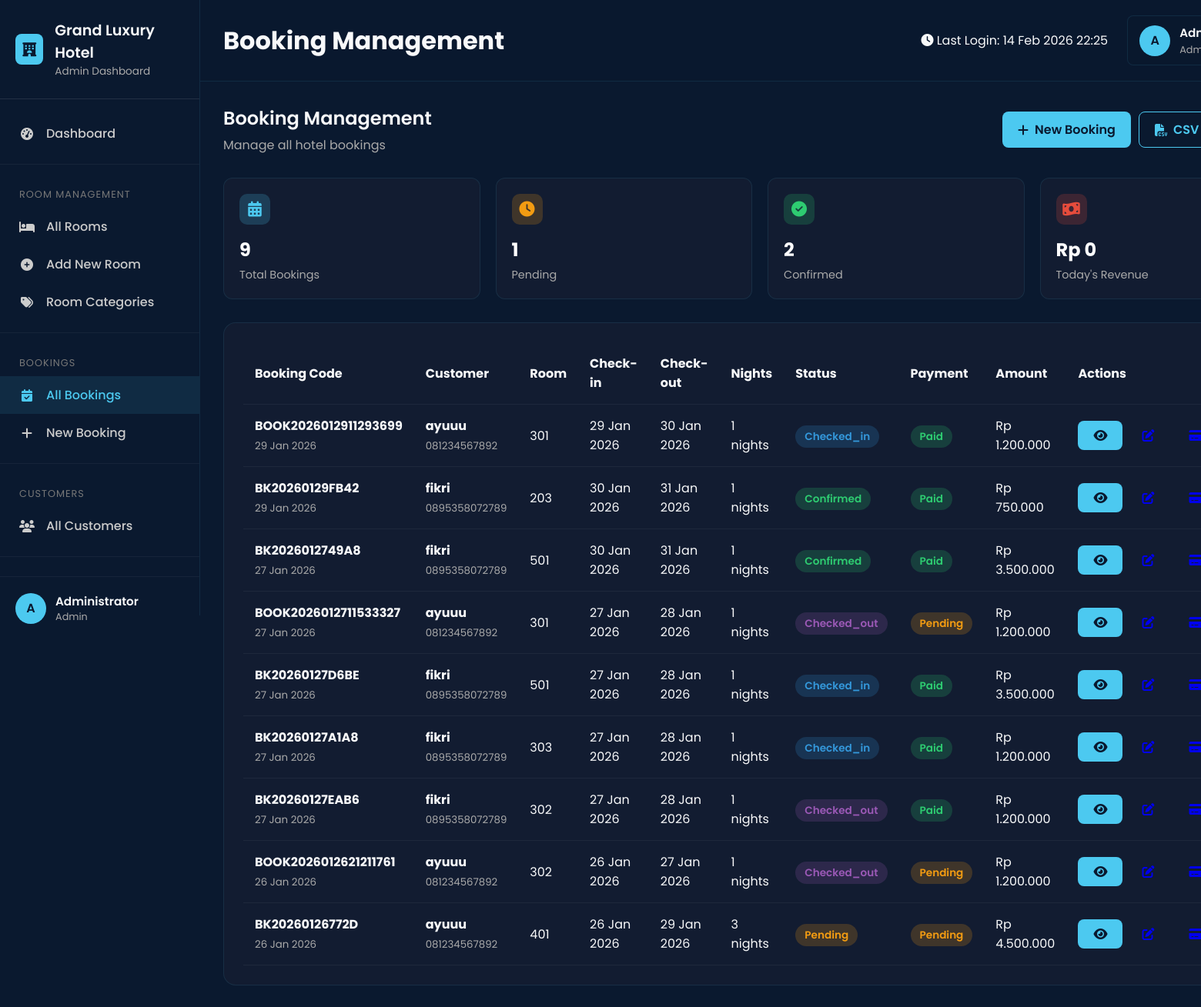
The app's page /admin/bookings.php (signed in) with its own data.
### tables this page shows
CREATE TABLE `settings` (
  `id` int(11) NOT NULL,
  `setting_key` varchar(100) NOT NULL,
  `setting_value` text DEFAULT NULL,
  `setting_group` varchar(50) DEFAULT 'general',
  `description` text DEFAULT NULL,
  `created_at` timestamp NOT NULL DEFAULT current_timestamp(),
  `updated_at` timestamp NOT NULL DEFAULT current_timestamp() ON UPDATE current_timestamp()
);

CREATE TABLE `bookings` (
  `id` int(11) NOT NULL,
  `booking_code` varchar(20) NOT NULL,
  `user_id` int(11) NOT NULL,
  `room_id` int(11) NOT NULL,
  `check_in` date NOT NULL,
  `check_out` date NOT NULL,
  `total_nights` int(11) NOT NULL,
  `adults` int(11) DEFAULT 1,
  `children` int(11) DEFAULT 0,
  `total_price` decimal(10,2) NOT NULL,
  `discount_amount` decimal(10,2) DEFAULT 0.00,
  `final_price` decimal(10,2) NOT NULL,
  `special_requests` text DEFAULT NULL,
  `booking_status` enum('pending','confirmed','checked_in','checked_out','cancelled','no_show') DEFAULT 'pending',
  `payment_status` enum('pending','partial','paid','refunded','failed') DEFAULT 'pending',
  `payment_method` varchar(50) DEFAULT NULL,
  `payment_proof` varchar(255) DEFAULT NULL,
  `created_at` timestamp NOT NULL DEFAULT current_timestamp(),
  `updated_at` timestamp NOT NULL DEFAULT current_timestamp() ON UPDATE current_timestamp()
);

CREATE TABLE `users` (
  `id` int(11) NOT NULL,
  `username` varchar(50) NOT NULL,
  `password` varchar(255) NOT NULL,
  `email` varchar(100) NOT NULL,
  `full_name` varchar(100) DEFAULT NULL,
  `phone` varchar(20) DEFAULT NULL,
  `profile_picture` varchar(255) DEFAULT NULL,
  `role` enum('admin','receptionist','customer') DEFAULT 'customer',
  `status` enum('active','inactive','suspended') DEFAULT 'active',
  `created_at` timestamp NOT NULL DEFAULT current_timestamp(),
  `last_login` timestamp NULL DEFAULT NULL
);

CREATE TABLE `rooms` (
  `id` int(11) NOT NULL,
  `room_number` varchar(10) NOT NULL,
  `category_id` int(11) NOT NULL,
  `floor` varchar(10) DEFAULT NULL,
  `view_type` enum('city','garden','pool','mountain','sea') DEFAULT 'city',
  `bed_type` enum('single','double','queen','king','twin') DEFAULT 'double',
  `smoking` tinyint(1) DEFAULT 0,
  `description` text DEFAULT NULL,
  `image` varchar(255) DEFAULT NULL,
  `images` text DEFAULT NULL,
  `status` enum('available','occupied','maintenance','cleaning','reserved') DEFAULT 'available',
  `created_at` timestamp NOT NULL DEFAULT current_timestamp()
);

### admin/bookings.php (the view, shortened to what the rows shown need)
<?php
require_once '../includes/config.php';
$action = isset($_GET['action']) ? $_GET['action'] : 'list';
$page_title = 'Booking Management';
?>
<!DOCTYPE html>
<html lang="id">
<head>
    <link rel="stylesheet" href="https://cdnjs.cloudflare.com/ajax/libs/font-awesome/6.4.0/css/all.min.css">
</head>
<body>
    <div class="admin-wrapper">
        <aside class="sidebar">
            <div class="sidebar-header">
                <div class="sidebar-title">
                    <h3><?= htmlspecialchars($hotel_name) ?></h3>
                    <p>Admin Dashboard</p>
                </div>
            </div>
        </aside>
        <main class="main-content">
            <header class="top-header">
                <div class="header-left">
                    <h1><?= htmlspecialchars($page_title) ?></h1>
                </div>
            </header>
            <div class="content-area">
                <?php if ($action == 'list'): ?>
                <div style="margin-bottom: 30px; display: flex; justify-content: space-between; align-items: center; flex-wrap: wrap; gap: 20px;">
                    <div>
                        <h2 style="font-size: 24px; font-weight: 600; margin: 0;">Booking Management</h2>
                    </div>
                </div>
                <div class="card">
                    <div class="card-body">
                        <div class="table-responsive">
                            <table style="width: 100%; border-collapse: collapse;">
                                <thead>
                                    <tr>
                                        <th style="padding: 15px; text-align: left; border-bottom: 1px solid rgba(255,255,255,0.05);">Booking Code</th>
                                        <th style="padding: 15px; text-align: left; border-bottom: 1px solid rgba(255,255,255,0.05);">Customer</th>
                                        <th style="padding: 15px; text-align: left; border-bottom: 1px solid rgba(255,255,255,0.05);">Room</th>
                                        <th style="padding: 15px; text-align: left; border-bottom: 1px solid rgba(255,255,255,0.05);">Check-in</th>
                                        <th style="padding: 15px; text-align: left; border-bottom: 1px solid rgba(255,255,255,0.05);">Check-out</th>
                                        <th style="padding: 15px; text-align: left; border-bottom: 1px solid rgba(255,255,255,0.05);">Nights</th>
                                        <th style="padding: 15px; text-align: left; border-bottom: 1px solid rgba(255,255,255,0.05);">Status</th>
                                        <th style="padding: 15px; text-align: left; border-bottom: 1px solid rgba(255,255,255,0.05);">Payment</th>
                                        <th style="padding: 15px; text-align: left; border-bottom: 1px solid rgba(255,255,255,0.05);">Amount</th>
                                        <th style="padding: 15px; text-align: left; border-bottom: 1px solid rgba(255,255,255,0.05);">Actions</th>
                                    </tr>
                                </thead>
                                <tbody>
                                    <?php
                                    $query = "SELECT b.*, u.full_name, u.phone, r.room_number
                                             FROM bookings b
                                             JOIN users u ON b.user_id = u.id
                                             JOIN rooms r ON b.room_id = r.id
                                             ORDER BY b.created_at DESC";
                                    $result = $conn->query($query);
                                    while ($booking = $result->fetch_assoc()) {
                                        $status_class = strtolower($booking['booking_status']);
                                        $payment_class = strtolower($booking['payment_status']);
                                    ?>
                                    <tr>
                                        <td style="padding: 15px; border-bottom: 1px solid rgba(255,255,255,0.05);">
                                            <strong><?= htmlspecialchars($booking['booking_code']) ?></strong><br>
                                            <small style="color: #aaa;"><?= date('d M Y', strtotime($booking['created_at'])) ?></small>
                                        </td>
                                        <td style="padding: 15px; border-bottom: 1px solid rgba(255,255,255,0.05);">
                                            <strong><?= htmlspecialchars($booking['full_name']) ?></strong><br>
                                            <small style="color: #aaa;"><?= htmlspecialchars($booking['phone']) ?></small>
                                        </td>
                                        <td style="padding: 15px; border-bottom: 1px solid rgba(255,255,255,0.05);"><?= htmlspecialchars($booking['room_number']) ?></td>
                                        <td style="padding: 15px; border-bottom: 1px solid rgba(255,255,255,0.05);"><?= date('d M Y', strtotime($booking['check_in'])) ?></td>
                                        <td style="padding: 15px; border-bottom: 1px solid rgba(255,255,255,0.05);"><?= date('d M Y', strtotime($booking['check_out'])) ?></td>
                                        <td style="padding: 15px; border-bottom: 1px solid rgba(255,255,255,0.05);"><?= $booking['total_nights'] ?> nights</td>
                                        <td style="padding: 15px; border-bottom: 1px solid rgba(255,255,255,0.05);">
                                            <span class="status-badge status-<?= $status_class ?>"><?= ucfirst($booking['booking_status']) ?></span>
                                        </td>
                                        <td style="padding: 15px; border-bottom: 1px solid rgba(255,255,255,0.05);">
                                            <span class="status-badge status-<?= $payment_class ?>"><?= ucfirst($booking['payment_status']) ?></span>
                                        </td>
                                        <td style="padding: 15px; border-bottom: 1px solid rgba(255,255,255,0.05);"><?= formatCurrency($booking['final_price']) ?></td>
                                        <td style="padding: 15px; border-bottom: 1px solid rgba(255,255,255,0.05);">
                                            <div style="display: flex; gap: 5px;">
                                                <a href="?action=view&id=<?= $booking['id'] ?>" class="btn btn-sm btn-primary" title="View">
                                                    <i class="fas fa-eye"></i>
                                                </a>
                                                <a href="?action=edit&id=<?= $booking['id'] ?>" class="btn btn-sm btn-warning" title="Edit">
                                                    <i class="fas fa-edit"></i>
                                                </a>
                                                <a href="payments.php?booking_id=<?= $booking['id'] ?>" class="btn btn-sm btn-success" title="Payment">
                                                    <i class="fas fa-credit-card"></i>
                                                </a>
                                            </div>
                                        </td>
                                    </tr>
                                    <?php } ?>
                                </tbody>
                            </table>
                        </div>
                    </div>
                </div>
                <?php endif; ?>
            </div>
        </main>
    </div>
</body>
</html>

### records on screen
settings: setting_value "Grand Luxury Hotel"
bookings: booking_code "BOOK2026012911293699", created_at "29 Jan 2026", user.full_name "ayuuu", user.phone "081234567892", room.room_number "301", check_in "29 Jan 2026", check_out "30 Jan 2026", total_nights "1", booking_status "Checked_in", payment_status "Paid", final_price "Rp 1.200.000"
bookings: booking_code "BK20260129FB42", created_at "29 Jan 2026", user.full_name "fikri", user.phone "0895358072789", room.room_number "203", check_in "30 Jan 2026", check_out "31 Jan 2026", total_nights "1", booking_status "Confirmed", payment_status "Paid", final_price "Rp 750.000"
bookings: booking_code "BK2026012749A8", created_at "27 Jan 2026", user.full_name "fikri", user.phone "0895358072789", room.room_number "501", check_in "30 Jan 2026", check_out "31 Jan 2026", total_nights "1", booking_status "Confirmed", payment_status "Paid", final_price "Rp 3.500.000"
bookings: booking_code "BOOK2026012711533327", created_at "27 Jan 2026", user.full_name "ayuuu", user.phone "081234567892", room.room_number "301", check_in "27 Jan 2026", check_out "28 Jan 2026", total_nights "1", booking_status "Checked_out", payment_status "Pending", final_price "Rp 1.200.000"
bookings: booking_code "BK20260127D6BE", created_at "27 Jan 2026", user.full_name "fikri", user.phone "0895358072789", room.room_number "501", check_in "27 Jan 2026", check_out "28 Jan 2026", total_nights "1", booking_status "Checked_in", payment_status "Paid", final_price "Rp 3.500.000"
bookings: booking_code "BK20260127A1A8", created_at "27 Jan 2026", user.full_name "fikri", user.phone "0895358072789", room.room_number "303", check_in "27 Jan 2026", check_out "28 Jan 2026", total_nights "1", booking_status "Checked_in", payment_status "Paid", final_price "Rp 1.200.000"
bookings: booking_code "BK20260127EAB6", created_at "27 Jan 2026", user.full_name "fikri", user.phone "0895358072789", room.room_number "302", check_in "27 Jan 2026", check_out "28 Jan 2026", total_nights "1", booking_status "Checked_out", payment_status "Paid", final_price "Rp 1.200.000"
bookings: booking_code "BOOK2026012621211761", created_at "26 Jan 2026", user.full_name "ayuuu", user.phone "081234567892", room.room_number "302", check_in "26 Jan 2026", check_out "27 Jan 2026", total_nights "1", booking_status "Checked_out", payment_status "Pending", final_price "Rp 1.200.000"
bookings: booking_code "BK20260126772D", created_at "26 Jan 2026", user.full_name "ayuuu", user.phone "081234567892", room.room_number "401", check_in "26 Jan 2026", check_out "29 Jan 2026", total_nights "3", booking_status "Pending", payment_status "Pending", final_price "Rp 4.500.000"

### other values on screen
substr($_SESSION['full_name'] ?? 'A', 0, 1) "A"
$_SESSION['full_name'] "Administrator"
$_SESSION['role'] "Admin"
$page_title "Booking Management"
$total_bookings "9"
$pending_bookings "1"
$confirmed_bookings "2"
formatCurrency($revenue_today) "Rp 0"
